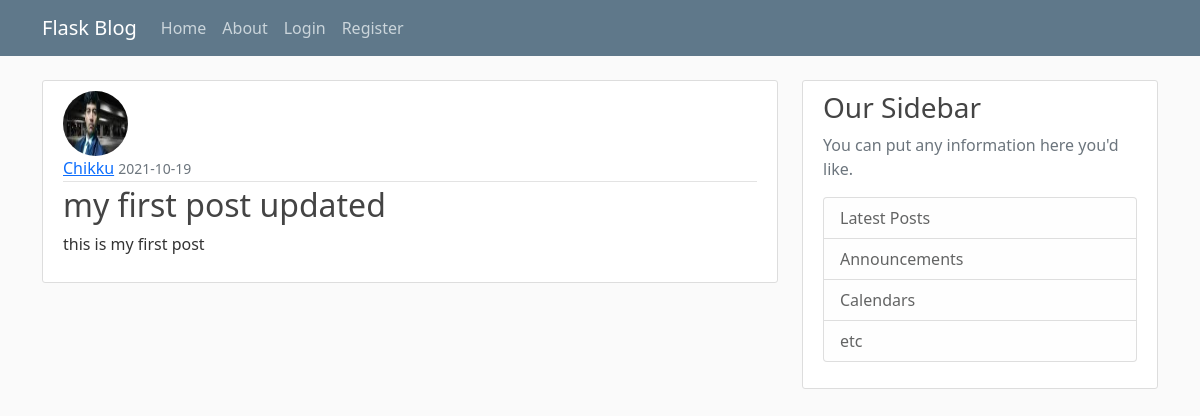
/post/1, run on an earlier commit of the app's database.
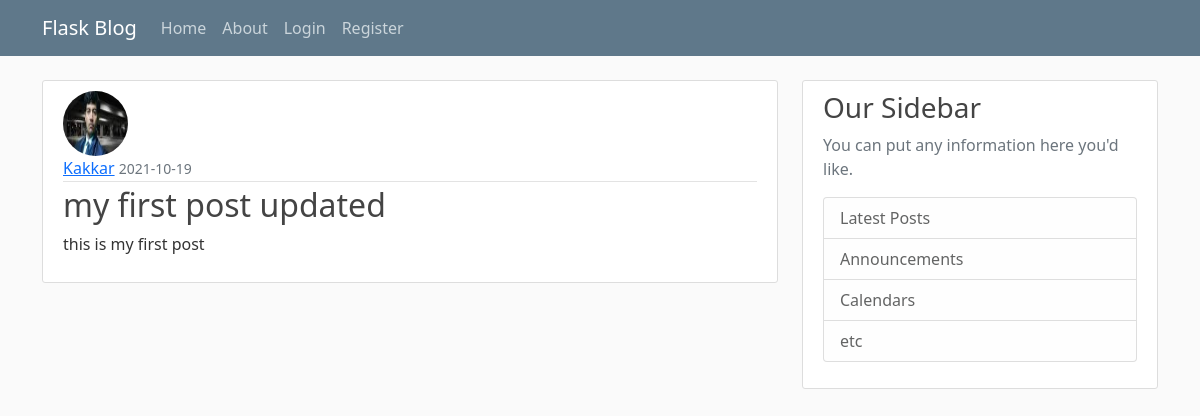
And on a later commit of the database.
### flaskblog/models.py (models this page shows, shortened)
class  User(db.Model,UserMixin):
  id=db.Column(db.Integer,primary_key=True)
  username=db.Column(db.String(20),unique=True,nullable=False)
  email=db.Column(db.String(120),unique=True,nullable=False)
  image_file=db.Column(db.String(20),nullable=False ,default='default.jpg')
  password=db.Column(db.String(60),nullable=False)
  posts=db.relationship('Post', backref='author',lazy=True)

### flaskblog/routes.py (the view)
@app.route("/post/<int:post_id>")
def post(post_id):
  post = Post.query.get_or_404(post_id)
  return render_template('post.html', title=post.title,post=post)

### flaskblog/templates/post.html (shortened to what this page needs)
{% extends "layout.html" %}
{% block content %}
  <article class="media content-section">
    <img class="rounded-circle article-img" src="{{ url_for('static', filename='profile_pics/' + post.author.image_file) }}">
    <div class="media-body">
      <div class="article-metadata">
        <a class="mr-2" href="#">{{ post.author.username }}</a>
        <small class="text-muted">{{ post.date_posted.strftime('%Y-%m-%d') }}</small>
      </div>
      <h2 class="article-title">{{ post.title }}</h2>
      <p class="article-content">{{ post.content }}</p>
    </div>
  </article>
{% endblock content %}

What changed in the data, as far as the page shows it:
changed User: author.username "Chikku" → "Kakkar"
